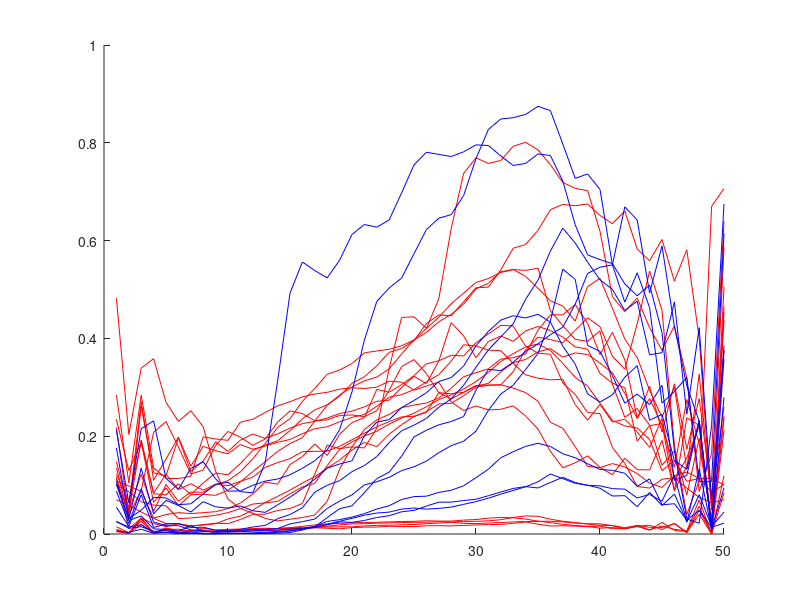
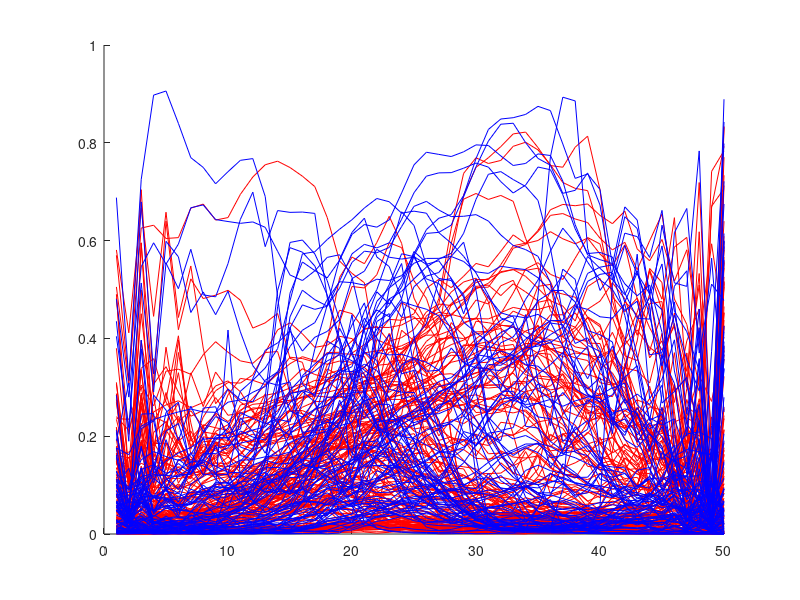

MATLAB code for these plots, in order:
% GMM for the whole thing
data_train=load('final_data_for_train_test/train_for_model.mat');
data_train=data_train.train_for_model;
[J D]=size(data_train);
% normalization
% for h=1:50:D
% 
%    normalized = featureNormalize(data_train(:, h:h+49)')';
%    % get the max and mean
%    normalized_data(1:27,h:h+49)=normalized;
% 
% end
normalized_data=data_train;
XYZ=reshape(data_train, 3, D*9)';
%normalized_data=data_train;
%% possible normalization of the data
joint_1=normalized_data(1:3,:);
joint_2=normalized_data(4:6,:);
joint_3=normalized_data(7:9,:);
joint_4=normalized_data(10:12,:);
joint_5=normalized_data(13:15,:);
joint_6=normalized_data(16:18,:);
joint_7=normalized_data(19:21,:);
joint_8=normalized_data(22:24,:);
joint_9=normalized_data(25:27,:);
% joint_1=normalized_data(joint_1, 3, D);
% joint_2=normalized_data(joint_2, 3, D);
% joint_3=normalized_data(joint_3, 3, D);
% joint_4=normalized_data(joint_4, 3, D);
% joint_5=normalized_data(joint_5, 3, D);
% joint_6=normalized_data(joint_6, 3, D);
% joint_7=normalized_data(joint_7, 3, D);
% joint_8=normalized_data(joint_8, 3, D);
% joint_9=normalized_data(joint_9, 3, D);
%%
mu=zeros(3,9);
Sigma=zeros(3,3,9);
mu_1=mean(joint_1,2);
var_1=cov(joint_1');
Sigma(:,:,1)=var_1;
Mu(1,:)=mu_1;
mu_2=mean(joint_2,2);
Mu(2,:)=mu_2;
var_2=cov(joint_2');
Sigma(:,:,2)=var_2;
mu_3=mean(joint_3,2);
Mu(3,:)=mu_3;
var_3=cov(joint_3');
Sigma(:,:,3)=var_3;
mu_4=mean(joint_4,2);
Mu(4,:)=mu_4;
var_4=cov(joint_4');
Sigma(:,:,4)=var_4;
mu_5=mean(joint_5,2);
Mu(5,:)=mu_5;
var_5=cov(joint_5');
Sigma(:,:,5)=var_5;
mu_6=mean(joint_6,2);
Mu(6,:)=mu_6;
var_6=cov(joint_6');
Sigma(:,:,6)=var_6;
mu_7=mean(joint_7,2);
Mu(7,:)=mu_7;
var_7=cov(joint_7');
Sigma(:,:,7)=var_7;
mu_8=mean(joint_8,2);
Mu(8,:)=mu_8;
var_8=cov(joint_8');
Sigma(:,:,8)=var_8;
mu_9=mean(joint_9,2);
Mu(9,:)=mu_9;
var_9=cov(joint_9');
Sigma(:,:,9)=var_9;

% XYZ=reshape(normalized_data, 3, D*9)';
% figure(1)
% grid on
% hold on
% customColorMap = zeros(9, 3); % Initialize.
% % Make the first 10 points red
% customColorMap(1:1, :) = repmat([1, 0, 0], 1, 1);
% % Make the next 10 points dark green
% customColorMap(2:2, :) = repmat([0, 0.6, 0], 1, 1);
% customColorMap(3:3, :) = repmat([0.1, 0.2, 0], 1, 1);
% customColorMap(4:4, :) = repmat([0, 0.0, 1], 1, 1);
% customColorMap(5:5, :) = repmat([0, 2, 0], 1, 1);
% customColorMap(6:6, :) = repmat([0, 0, 0.5], 1, 1);
% customColorMap(7:7, :) = repmat([0.8, 0.2, 0], 1, 1);
% customColorMap(8:8, :) = repmat([0.4, 0, 0.4], 1, 1);
% % Make the remaining points blue
% customColorMap(9:end, :) = repmat([0, 1, 0], 1, 1);
% for i=1:9:size(XYZ)
%     XYZ=reshape(data_train, 3, D*9)';
% figure(1)
%     scatter3(XYZ(i:i+8, 1), XYZ(i:i+8, 2),XYZ(i:i+8,3), 5, customColorMap,'filled');
% end
% % % % 
% % 
%%
% test normal calculate probability for each sequence
normal=load('final_data_for_train_test/test_normal.mat');
normal=normal.train_for_model_normal;
[N T]=size(normal);
nS=T/50;
Final_probabilities = cell(nS,1);
l=1;
figure(5)
hold on;
for h=1:50:T

 %  normalized = featureNormalize(normal(:, h:h+49)')';
   % get the max and mean
   joint=1;
   pdf_data=zeros(9, 50);
   normalized= normal(:, h:h+49);
   for m=1:3:27
       for k=1:50
       pdf_data(joint,k) = mvncdf(normalized(m:m+2,k)',Mu(joint,:), Sigma(:,:,joint));
       end
   joint=joint+1;    
   end
   figure(5);
   plot(pdf_data','r');
   Final_probabilities{l,1}=pdf_data;
   l=l+1;
end

l
%% test data
LKI=load('final_data_for_train_test/test_RFD.mat');
LKI=LKI.train_for_model_RFD;
[N T]=size(LKI);
nS=T/50;
%number of sequences
NameArray = {'LineStyle'};
ValueArray = { '-.'};
for h=1:50:T
   joint=1;
   pdf_data=zeros(9, 50);
   %normalized = featureNormalize(LKI(:, h:h+49)')';
   % get the max and mean
   normalized=LKI(:, h:h+49);
   for m=1:3:27
       for k=1:50
       pdf_data(joint,k) = mvncdf(normalized(m:m+2,k)',Mu(joint,:), Sigma(:,:,joint));
       end
       joint=joint+1;    
   end
   figure(5);
   plot(pdf_data','b');
   Final_probabilities{l,1}=pdf_data;
   l=l+1;
end
   
%%
% check by plotting for different joints
figure(4)
hold on

for k=1:26
    if k<18
        figure(4)
        plot(Final_probabilities{k,1}(1,:),'r');
        P(k)=min(min(Final_probabilities{k,1}'))
    else
        figure(4)
        plot(Final_probabilities{k,1}(1,:),'b');
        P(k)=min(min(Final_probabilities{k,1}'))
    end
end
        
